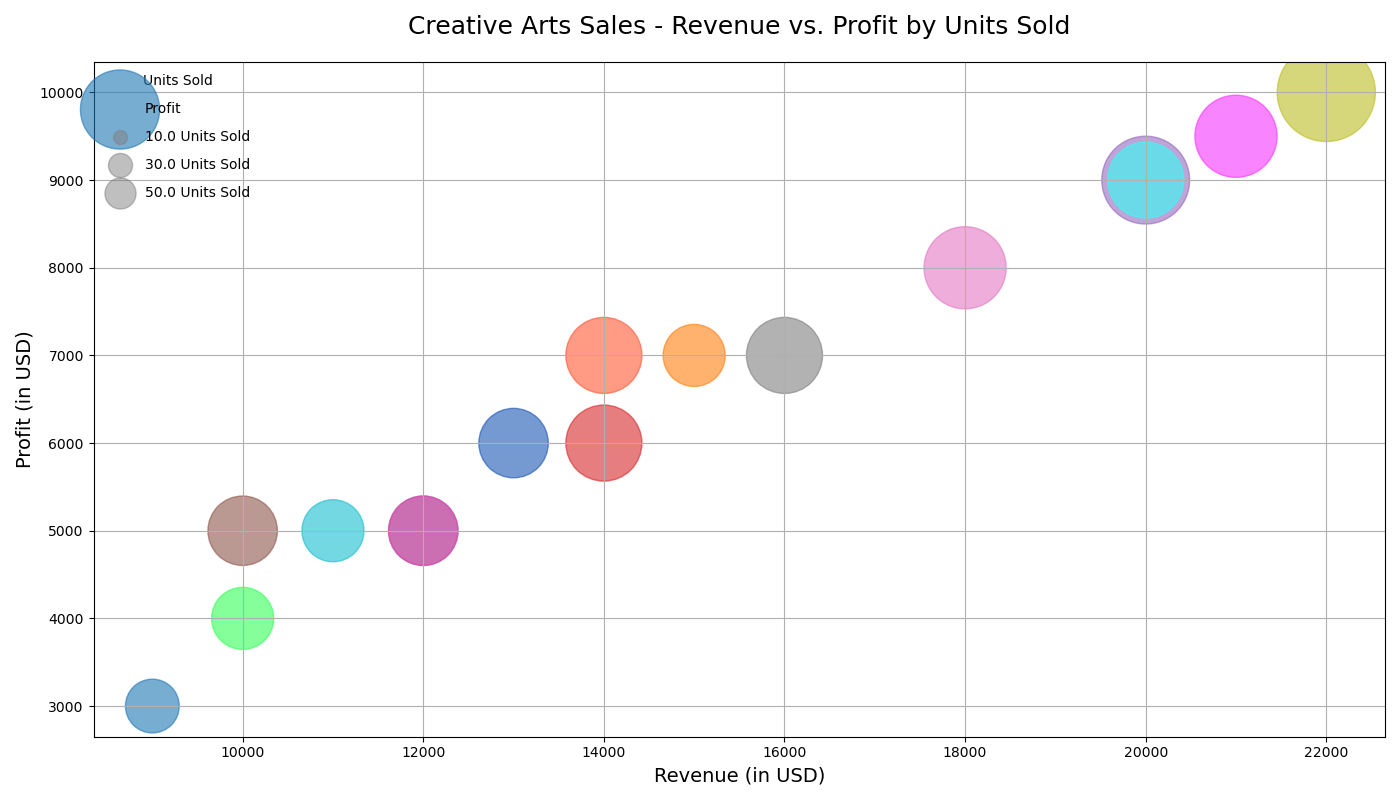

Source code (Python):

import matplotlib.pyplot as plt
import pandas as pd

data = {
    'Sport': ['Art', 'Art', 'Sculpture', 'Sculpture', 'Photography', 'Photography',
              'Literature', 'Literature', 'Music', 'Music', 'Theater', 'Theater',
              'Dance', 'Dance', 'Fashion', 'Fashion'],
    'Type': ['Brushes', 'Paints', 'Clay', 'Tools', 'Cameras', 'Film',
             'Books', 'Magazines', 'Instruments', 'Accessories', 'Props', 'Costumes',
             'Shoes', 'Clothing', 'Jewelry', 'Clothing'],
    'Revenue': [9000, 15000, 12000, 14000, 20000, 10000,
                18000, 16000, 22000, 11000, 13000, 14000,
                10000, 12000, 20000, 21000],
    'Profit': [3000, 7000, 5000, 6000, 9000, 5000,
               8000, 7000, 10000, 5000, 6000, 7000,
               4000, 5000, 9000, 9500],
    'Units Sold': [150, 200, 250, 300, 400, 250,
                   350, 300, 500, 200, 250, 300,
                   200, 250, 300, 350]
}

df = pd.DataFrame(data)

fig, ax = plt.subplots(figsize=(14, 8))
scatter = ax.scatter(x='Revenue', y='Profit', s=df['Units Sold']*10, alpha=0.6,
                     c=['#1F77B4', '#FF7F0E', '#2CA02C', '#D62728', '#9467BD',
                        '#8C564B', '#E377C2', '#7F7F7F', '#BCBD22', '#17BECF',
                        '#1A55B3', '#FF5733', '#33FF57', '#FF33D4', '#33FFF6', '#F633FF'], data=df)

ax.set_title('Creative Arts Sales - Revenue vs. Profit by Units Sold', fontsize=18, pad=20)
ax.set_xlabel('Revenue (in USD)', fontsize=14)
ax.set_ylabel('Profit (in USD)', fontsize=14)
plt.grid(True)

for area in [100, 300, 500]:
    plt.scatter([], [], c='grey', alpha=0.5, s=area,
                label=f'{area/10} Units Sold')
plt.legend(scatterpoints=1, frameon=False, labelspacing=1, title='Units Sold')

plt.tight_layout()
plt.show()
